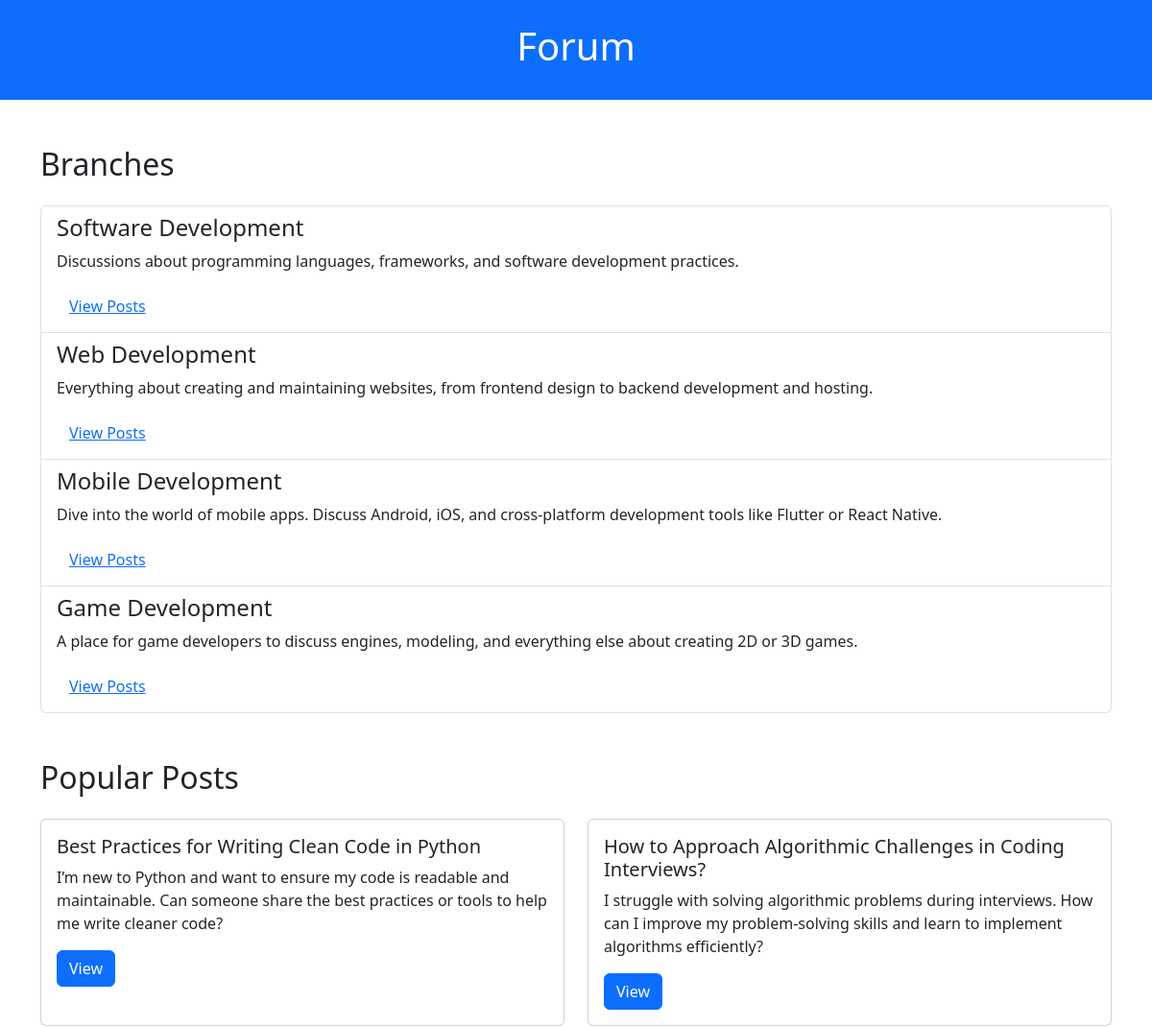
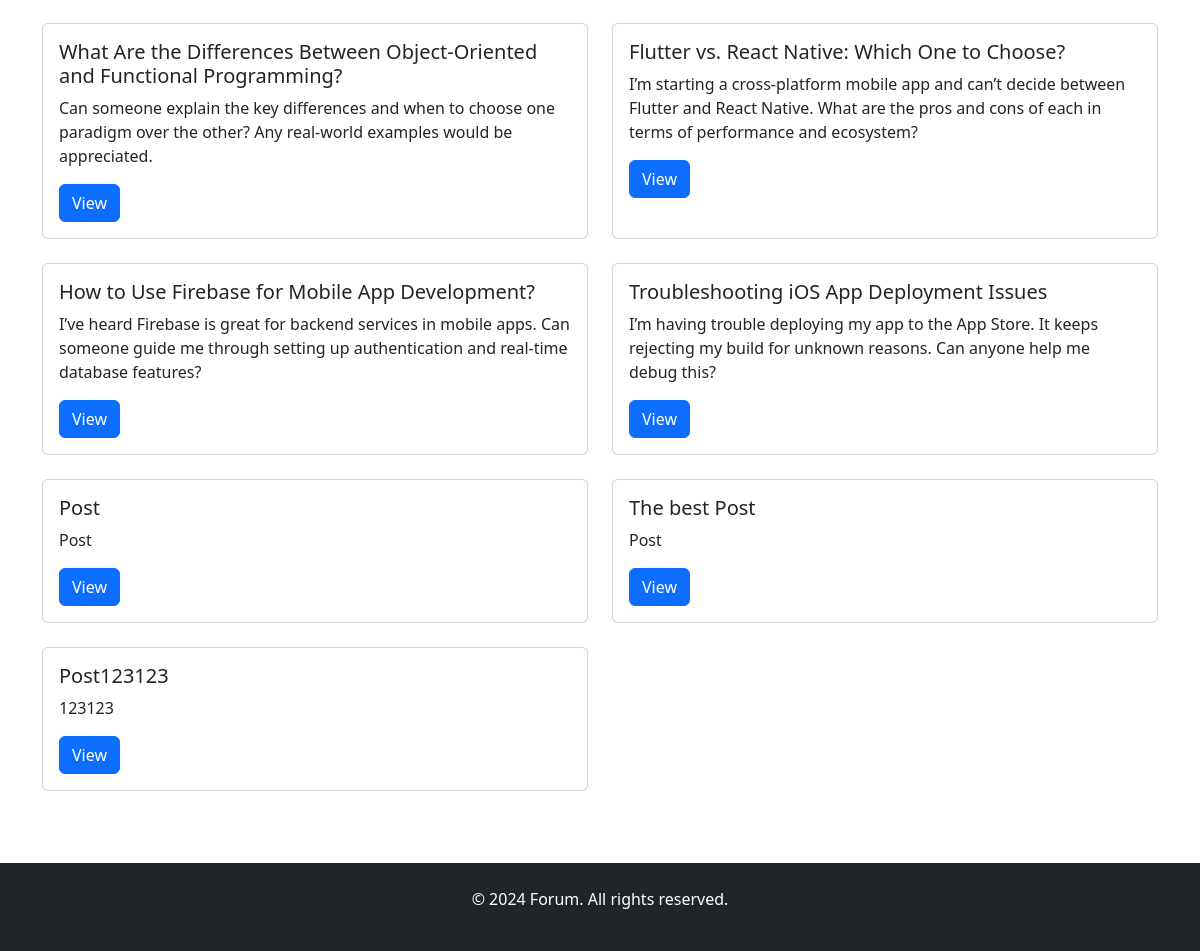
The page /forum/ (signed in) on the database its author committed (2 pictures, top to bottom).
### forum/models.py (models this page shows, shortened)
class Branch(models.Model):
    title = models.CharField(max_length=255)
    description = models.TextField()

class Post(models.Model):
    title = models.CharField(max_length=255)
    text = models.TextField()
    created_at = models.DateTimeField(auto_now_add=True)
    branch = models.ForeignKey(Branch, on_delete=models.CASCADE)
    author = models.ForeignKey(User, on_delete=models.CASCADE)
    views = models.PositiveIntegerField(default=0)

### forum/views.py (the view)
# urls.py: path('', views.show_all_branches, name='branches'),
@login_required
def show_all_branches(request):
    branches = Branch.objects.all()
    posts = Post.objects.filter(views__gt=0).order_by('-views')
    return render(request, 'forum/list_branches.html', {'branches': branches, 'posts': posts})

### forum/templates/forum/list_branches.html (shortened to what this page needs)
<!DOCTYPE html>
<html lang="en">
<head>
    <link href="https://cdn.jsdelivr.net/npm/bootstrap@5.3.2/dist/css/bootstrap.min.css" rel="stylesheet">
</head>
<body>
    <header class="bg-primary text-white py-4">
        <div class="container text-center">
            <h1>Forum</h1>
        </div>
    </header>
    <section class="container my-5">
        <h2 class="mb-4">Branches</h2>
        <ul class="list-group">
            {% for branch in branches %}
                <li class="list-group-item">
                    <h4>{{ branch.title }}</h4>
                    <p>{{ branch.description }}</p>
                    <a href="{% url 'posts' branch.id %}" class="btn btn-link">View Posts</a>
                </li>
            {% endfor %}
        </ul>
    </section>
    <section class="container my-5">
        <h2 class="mb-4">Popular Posts</h2>
        <div class="row">
            {% for post in posts %}
                <div class="col-md-6 mb-4">
                    <div class="card h-100">
                        <div class="card-body">
                            <h5 class="card-title">{{ post.title }}</h5>
                            <p class="card-text">{{ post.text|truncatewords:30 }}</p>
                            <a href="{% url 'post' post.id %}" class="btn btn-primary">View</a>
                        </div>
                    </div>
                </div>
            {% endfor %}
        </div>
    </section>
    <footer class="bg-dark text-white py-4">
        <div class="container text-center">
            <p>&copy; 2024 Forum. All rights reserved.</p>
        </div>
    </footer>
</body>
</html>

### forum/templates/forum/list_branches.html (style rules this page uses)
html, body { height: 100%; margin: 0; }

### rows shown on the page
Branch: title "Software Development", description "Discussions about programming languages, frameworks, and software development practices."
Branch: title "Web Development", description "Everything about creating and maintaining websites, from frontend design to backend development and hosting."
Branch: title "Mobile Development", description "Dive into the world of mobile apps. Discuss Android, iOS, and cross-platform development tools like Flutter or React Native."
Branch: title "Game Development", description "A place for game developers to discuss engines, modeling, and everything else about creating 2D or 3D games."
Post: title "Best Practices for Writing Clean Code in Python", text "I’m new to Python and want to ensure my code is readable and maintainable. Can someone share the best practices or tools to help me write cleaner code?"
Post: title "How to Approach Algorithmic Challenges in Coding Interviews?", text "I struggle with solving algorithmic problems during interviews. How can I improve my problem-solving skills and learn to implement algorithms efficiently?"
Post: title "What Are the Differences Between Object-Oriented and Functional Programming?", text "Can someone explain the key differences and when to choose one paradigm over the other? Any real-world examples would be appreciated."
Post: title "Flutter vs. React Native: Which One to Choose?", text "I’m starting a cross-platform mobile app and can’t decide between Flutter and React Native. What are the pros and cons of each in terms of performance and ecosystem?"
Post: title "How to Use Firebase for Mobile App Development?", text "I’ve heard Firebase is great for backend services in mobile apps. Can someone guide me through setting up authentication and real-time database features?"
Post: title "Troubleshooting iOS App Deployment Issues", text "I’m having trouble deploying my app to the App Store. It keeps rejecting my build for unknown reasons. Can anyone help me debug this?"
Post: title "Post", text "Post"
Post: title "The best Post", text "Post"
Post: title "Post123123", text "123123"
